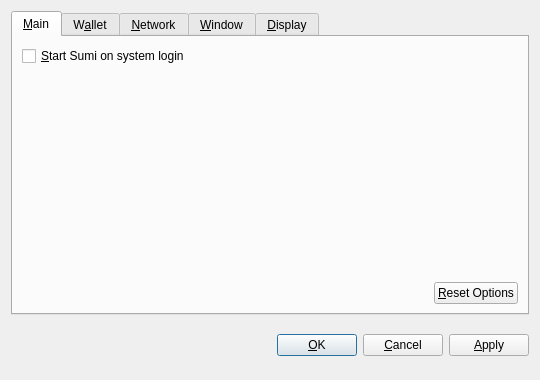
<?xml version="1.0" encoding="UTF-8"?>
<ui version="4.0">
 <class>OptionsDialog</class>
 <widget class="QDialog" name="OptionsDialog">
  <property name="geometry">
   <rect>
    <x>0</x>
    <y>0</y>
    <width>540</width>
    <height>380</height>
   </rect>
  </property>
  <property name="windowTitle">
   <string>Options</string>
  </property>
  <property name="modal">
   <bool>true</bool>
  </property>
  <layout class="QVBoxLayout" name="verticalLayout">
   <item>
    <widget class="QTabWidget" name="tabWidget">
     <property name="tabPosition">
      <enum>QTabWidget::North</enum>
     </property>
     <property name="currentIndex">
      <number>0</number>
     </property>
     <widget class="QWidget" name="tabMain">
      <attribute name="title">
       <string>&amp;Main</string>
      </attribute>
      <layout class="QVBoxLayout" name="verticalLayout_Main">
       <item>
        <widget class="QCheckBox" name="bitcoinAtStartup">
         <property name="toolTip">
          <string>Automatically start Sumi after logging in to the system.</string>
         </property>
         <property name="text">
          <string>&amp;Start Sumi on system login</string>
         </property>
        </widget>
       </item>
       <item>
        <spacer name="verticalSpacer_Main">
         <property name="orientation">
          <enum>Qt::Vertical</enum>
         </property>
         <property name="sizeHint" stdset="0">
          <size>
           <width>20</width>
           <height>40</height>
          </size>
         </property>
        </spacer>
       </item>
       <item>
        <layout class="QHBoxLayout" name="horizontalLayout_2_Main">
         <item>
          <spacer name="horizontalSpacer_2_Main">
           <property name="orientation">
            <enum>Qt::Horizontal</enum>
           </property>
           <property name="sizeHint" stdset="0">
            <size>
             <width>40</width>
             <height>20</height>
            </size>
           </property>
          </spacer>
         </item>
         <item>
          <widget class="QPushButton" name="resetButton">
           <property name="toolTip">
            <string>Reset all client options to default.</string>
           </property>
           <property name="text">
            <string>&amp;Reset Options</string>
           </property>
           <property name="autoDefault">
            <bool>false</bool>
           </property>
          </widget>
         </item>
        </layout>
       </item>
      </layout>
     </widget>
     <widget class="QWidget" name="tabWallet">
      <attribute name="title">
       <string>W&amp;allet</string>
      </attribute>
      <layout class="QVBoxLayout" name="verticalLayout_Network">
       <item>
        <widget class="QLabel" name="transactionFeeInfoLabel">
         <property name="text">
          <string>Optional transaction fee per kB that helps make sure your transactions are processed quickly. Most transactions are 1 kB.</string>
         </property>
         <property name="textFormat">
          <enum>Qt::PlainText</enum>
         </property>
         <property name="wordWrap">
          <bool>true</bool>
         </property>
        </widget>
       </item>
       <item>
        <layout class="QHBoxLayout" name="horizontalLayout_1_Main">
         <item>
          <widget class="QLabel" name="transactionFeeLabel">
           <property name="text">
            <string>Pay transaction &amp;fee</string>
           </property>
           <property name="textFormat">
            <enum>Qt::PlainText</enum>
           </property>
           <property name="buddy">
            <cstring>transactionFee</cstring>
           </property>
          </widget>
         </item>
         <item>
          <widget class="BitcoinAmountField" name="transactionFee"/>
         </item>
         <item>
          <spacer name="horizontalSpacer_1_Main">
           <property name="orientation">
            <enum>Qt::Horizontal</enum>
           </property>
           <property name="sizeHint" stdset="0">
            <size>
             <width>40</width>
             <height>20</height>
            </size>
           </property>
          </spacer>
         </item>
        </layout>
       </item>
       <item>
        <widget class="QLabel" name="label">
         <property name="text">
          <string>If you disable the spending of unconfirmed change, the change from a transaction cannot be used until that transaction has at least one confirmation. This also affects how your balance is computed.</string>
         </property>
         <property name="wordWrap">
          <bool>true</bool>
         </property>
        </widget>
       </item>
       <item>
        <widget class="QCheckBox" name="spendZeroConfChange">
         <property name="text">
          <string>Spend unconfirmed change  (experts only)</string>
         </property>
        </widget>
       </item>
       <item>
        <spacer name="verticalSpacer">
         <property name="orientation">
          <enum>Qt::Vertical</enum>
         </property>
         <property name="sizeHint" stdset="0">
          <size>
           <width>20</width>
           <height>40</height>
          </size>
         </property>
        </spacer>
       </item>
      </layout>
     </widget>
     <widget class="QWidget" name="tabNetwork">
      <attribute name="title">
       <string>&amp;Network</string>
      </attribute>
      <layout class="QVBoxLayout" name="verticalLayout_Network">
       <item>
        <widget class="QCheckBox" name="mapPortUpnp">
         <property name="toolTip">
          <string>Automatically open the Sumi client port on the router. This only works when your router supports UPnP and it is enabled.</string>
         </property>
         <property name="text">
          <string>Map port using &amp;UPnP</string>
         </property>
        </widget>
       </item>
       <item>
        <widget class="QCheckBox" name="connectSocks">
         <property name="toolTip">
          <string>Connect to the Sumi network through a SOCKS proxy (e.g. when connecting through Tor).</string>
         </property>
         <property name="text">
          <string>&amp;Connect through SOCKS proxy:</string>
         </property>
        </widget>
       </item>
       <item>
        <layout class="QHBoxLayout" name="horizontalLayout_Network">
         <item>
          <widget class="QLabel" name="proxyIpLabel">
           <property name="text">
            <string>Proxy &amp;IP:</string>
           </property>
           <property name="textFormat">
            <enum>Qt::PlainText</enum>
           </property>
           <property name="buddy">
            <cstring>proxyIp</cstring>
           </property>
          </widget>
         </item>
         <item>
          <widget class="QValidatedLineEdit" name="proxyIp">
           <property name="maximumSize">
            <size>
             <width>140</width>
             <height>16777215</height>
            </size>
           </property>
           <property name="toolTip">
            <string>IP address of the proxy (e.g. 127.0.0.1)</string>
           </property>
          </widget>
         </item>
         <item>
          <widget class="QLabel" name="proxyPortLabel">
           <property name="text">
            <string>&amp;Port:</string>
           </property>
           <property name="textFormat">
            <enum>Qt::PlainText</enum>
           </property>
           <property name="buddy">
            <cstring>proxyPort</cstring>
           </property>
          </widget>
         </item>
         <item>
          <widget class="QLineEdit" name="proxyPort">
           <property name="maximumSize">
            <size>
             <width>55</width>
             <height>16777215</height>
            </size>
           </property>
           <property name="toolTip">
            <string>Port of the proxy (e.g. 9050)</string>
           </property>
          </widget>
         </item>
         <item>
          <widget class="QLabel" name="socksVersionLabel">
           <property name="text">
            <string>SOCKS &amp;Version:</string>
           </property>
           <property name="textFormat">
            <enum>Qt::PlainText</enum>
           </property>
           <property name="buddy">
            <cstring>socksVersion</cstring>
           </property>
          </widget>
         </item>
         <item>
          <widget class="QValueComboBox" name="socksVersion">
           <property name="toolTip">
            <string>SOCKS version of the proxy (e.g. 5)</string>
           </property>
          </widget>
         </item>
         <item>
          <spacer name="horizontalSpacer_Network">
           <property name="orientation">
            <enum>Qt::Horizontal</enum>
           </property>
           <property name="sizeHint" stdset="0">
            <size>
             <width>40</width>
             <height>20</height>
            </size>
           </property>
          </spacer>
         </item>
        </layout>
       </item>
       <item>
        <spacer name="verticalSpacer_Network">
         <property name="orientation">
          <enum>Qt::Vertical</enum>
         </property>
         <property name="sizeHint" stdset="0">
          <size>
           <width>20</width>
           <height>40</height>
          </size>
         </property>
        </spacer>
       </item>
      </layout>
     </widget>
     <widget class="QWidget" name="tabWindow">
      <attribute name="title">
       <string>&amp;Window</string>
      </attribute>
      <layout class="QVBoxLayout" name="verticalLayout_Window">
       <item>
        <widget class="QCheckBox" name="minimizeToTray">
         <property name="toolTip">
          <string>Show only a tray icon after minimizing the window.</string>
         </property>
         <property name="text">
          <string>&amp;Minimize to the tray instead of the taskbar</string>
         </property>
        </widget>
       </item>
       <item>
        <widget class="QCheckBox" name="minimizeOnClose">
         <property name="toolTip">
          <string>Minimize instead of exit the application when the window is closed. When this option is enabled, the application will be closed only after selecting Quit in the menu.</string>
         </property>
         <property name="text">
          <string>M&amp;inimize on close</string>
         </property>
        </widget>
       </item>
       <item>
        <spacer name="verticalSpacer_Window">
         <property name="orientation">
          <enum>Qt::Vertical</enum>
         </property>
         <property name="sizeHint" stdset="0">
          <size>
           <width>20</width>
           <height>40</height>
          </size>
         </property>
        </spacer>
       </item>
      </layout>
     </widget>
     <widget class="QWidget" name="tabDisplay">
      <attribute name="title">
       <string>&amp;Display</string>
      </attribute>
      <layout class="QVBoxLayout" name="verticalLayout_Display">
       <item>
        <layout class="QHBoxLayout" name="horizontalLayout_1_Display">
         <item>
          <widget class="QLabel" name="langLabel">
           <property name="text">
            <string>User Interface &amp;language:</string>
           </property>
           <property name="textFormat">
            <enum>Qt::PlainText</enum>
           </property>
           <property name="buddy">
            <cstring>lang</cstring>
           </property>
          </widget>
         </item>
         <item>
          <widget class="QValueComboBox" name="lang">
           <property name="toolTip">
            <string>The user interface language can be set here. This setting will take effect after restarting Sumi.</string>
           </property>
          </widget>
         </item>
        </layout>
       </item>
       <item>
        <layout class="QHBoxLayout" name="horizontalLayout_2_Display">
         <item>
          <widget class="QLabel" name="unitLabel">
           <property name="text">
            <string>&amp;Unit to show amounts in:</string>
           </property>
           <property name="textFormat">
            <enum>Qt::PlainText</enum>
           </property>
           <property name="buddy">
            <cstring>unit</cstring>
           </property>
          </widget>
         </item>
         <item>
          <widget class="QValueComboBox" name="unit">
           <property name="toolTip">
            <string>Choose the default subdivision unit to show in the interface and when sending coins.</string>
           </property>
          </widget>
         </item>
        </layout>
       </item>
       <item>
        <widget class="QCheckBox" name="displayAddresses">
         <property name="toolTip">
          <string>Whether to show Sumi addresses in the transaction list or not.</string>
         </property>
         <property name="text">
          <string>&amp;Display addresses in transaction list</string>
         </property>
        </widget>
       </item>
       <item>
        <widget class="QCheckBox" name="coinControlFeatures">
         <property name="toolTip">
          <string>Whether to show coin control features or not.</string>
         </property>
         <property name="text">
          <string>Display coin &amp;control features (experts only!)</string>
         </property>
        </widget>
       </item>
       <item>
        <spacer name="verticalSpacer_Display">
         <property name="orientation">
          <enum>Qt::Vertical</enum>
         </property>
         <property name="sizeHint" stdset="0">
          <size>
           <width>20</width>
           <height>40</height>
          </size>
         </property>
        </spacer>
       </item>
      </layout>
     </widget>
    </widget>
   </item>
   <item>
    <layout class="QHBoxLayout" name="horizontalLayout_Buttons">
     <item>
      <spacer name="horizontalSpacer_1">
       <property name="orientation">
        <enum>Qt::Horizontal</enum>
       </property>
       <property name="sizeHint" stdset="0">
        <size>
         <width>40</width>
         <height>48</height>
        </size>
       </property>
      </spacer>
     </item>
     <item>
      <widget class="QLabel" name="statusLabel">
       <property name="font">
        <font>
         <weight>75</weight>
         <bold>true</bold>
        </font>
       </property>
       <property name="text">
        <string/>
       </property>
       <property name="textFormat">
        <enum>Qt::PlainText</enum>
       </property>
       <property name="wordWrap">
        <bool>true</bool>
       </property>
      </widget>
     </item>
     <item>
      <spacer name="horizontalSpacer_2">
       <property name="orientation">
        <enum>Qt::Horizontal</enum>
       </property>
       <property name="sizeHint" stdset="0">
        <size>
         <width>40</width>
         <height>48</height>
        </size>
       </property>
      </spacer>
     </item>
     <item>
      <widget class="QPushButton" name="okButton">
       <property name="text">
        <string>&amp;OK</string>
       </property>
      </widget>
     </item>
     <item>
      <widget class="QPushButton" name="cancelButton">
       <property name="text">
        <string>&amp;Cancel</string>
       </property>
       <property name="autoDefault">
        <bool>false</bool>
       </property>
      </widget>
     </item>
     <item>
      <widget class="QPushButton" name="applyButton">
       <property name="text">
        <string>&amp;Apply</string>
       </property>
       <property name="autoDefault">
        <bool>false</bool>
       </property>
      </widget>
     </item>
    </layout>
   </item>
  </layout>
 </widget>
 <customwidgets>
  <customwidget>
   <class>BitcoinAmountField</class>
   <extends>QSpinBox</extends>
   <header>bitcoinamountfield.h</header>
  </customwidget>
  <customwidget>
   <class>QValueComboBox</class>
   <extends>QComboBox</extends>
   <header>qvaluecombobox.h</header>
  </customwidget>
  <customwidget>
   <class>QValidatedLineEdit</class>
   <extends>QLineEdit</extends>
   <header>qvalidatedlineedit.h</header>
  </customwidget>
 </customwidgets>
 <resources/>
 <connections/>
</ui>
